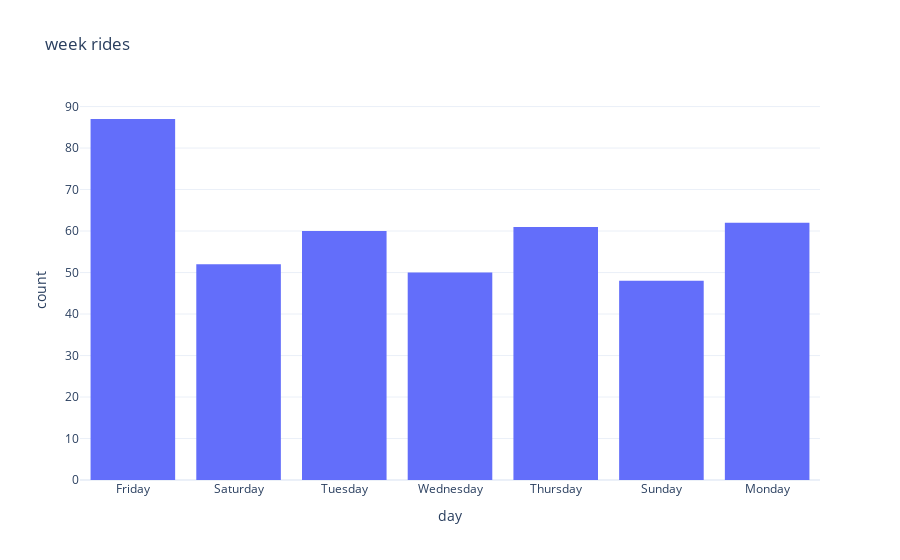

Source (notebook cell):
### Markdown cell above
Ans5. on which days of the week do people book uber rides the most.

### Code cell
fig=px.histogram(data, x='day', title='week rides')
fig.show()

### Figure 1 — Plotly figure (JSON) as saved in the notebook; plotly's stock layout.template omitted (floating-point values rounded to 4 significant figures; data arrays with more than 128 entries replaced by an {"elided": "..."} marker saying what was removed)
{"data": [{"bingroup": "x", "hovertemplate": "day=%{x}<br>count=%{y}<extra></extra>", "legendgroup": "", "marker": {"color": "#636efa", "pattern": {"shape": ""}}, "name": "", "orientation": "v", "showlegend": false, "type": "histogram", "x": {"elided": "420 str values"}, "xaxis": "x", "yaxis": "y"}], "layout": {"barmode": "relative", "legend": {"tracegroupgap": 0}, "title": {"text": "week rides"}, "xaxis": {"anchor": "y", "domain": [0, 1], "title": {"text": "day"}}, "yaxis": {"anchor": "x", "domain": [0, 1], "title": {"text": "count"}}}}
